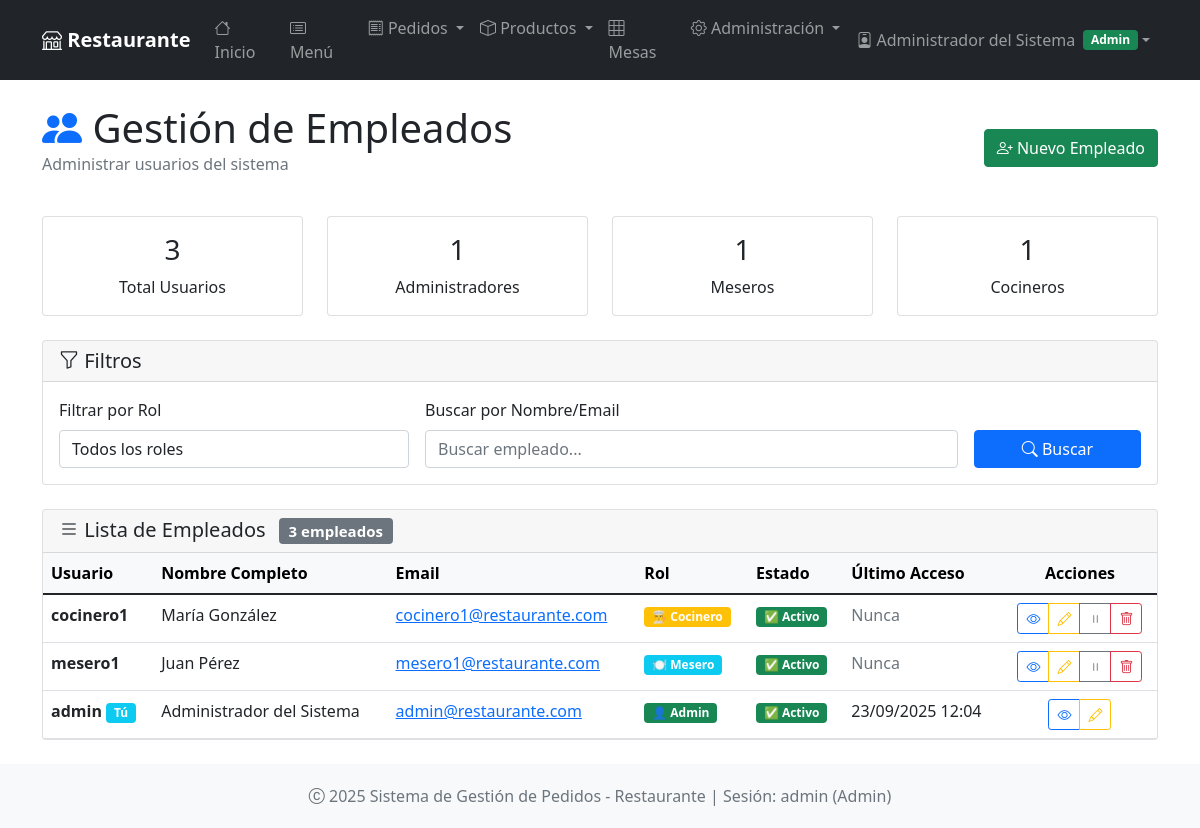
The page /empleados (signed in) on the database its author committed.
### app.py (models this page shows, shortened)
class Usuario(UserMixin, db.Model):
    __tablename__ = 'usuarios'
    id = db.Column(db.Integer, primary_key=True)
    username = db.Column(db.String(80), unique=True, nullable=False)
    email = db.Column(db.String(120), unique=True, nullable=False)
    password_hash = db.Column(db.String(120), nullable=False)
    nombre_completo = db.Column(db.String(100), nullable=False)
    rol = db.Column(db.String(20), nullable=False, default='mesero')  # admin, mesero, cocinero
    activo = db.Column(db.Boolean, default=True)
    fecha_creacion = db.Column(db.DateTime, default=lambda: datetime.now(timezone.utc))
    ultimo_acceso = db.Column(db.DateTime)

### app.py (the view)
@app.route('/empleados')
@login_required
@requiere_permiso('admin')
def empleados():
    rol_filtro = request.args.get('rol')
    buscar = request.args.get('buscar')
    query = Usuario.query
    if rol_filtro:
        query = query.filter_by(rol=rol_filtro)
    if buscar:
        query = query.filter(
            (Usuario.nombre_completo.contains(buscar)) |
            (Usuario.email.contains(buscar)) |
            (Usuario.username.contains(buscar))
        )
    usuarios = query.order_by(Usuario.fecha_creacion.desc()).all()
    total_usuarios = Usuario.query.count()
    administradores = Usuario.query.filter_by(rol='admin').count()
    meseros = Usuario.query.filter_by(rol='mesero').count()
    cocineros = Usuario.query.filter_by(rol='cocinero').count()
    stats = {
        'total_usuarios': total_usuarios,
        'administradores': administradores,
        'meseros': meseros,
        'cocineros': cocineros
    }
    return render_template('empleados/index.html', usuarios=usuarios, stats=stats)

### app.py (called while the page is built)
@login_manager.user_loader
def load_user(user_id):
    return db.session.get(Usuario, int(user_id))

def requiere_permiso(rol_requerido):
    def decorador(f):
        @wraps(f)
        def decorated_function(*args, **kwargs):
            if not current_user.is_authenticated:
                return redirect(url_for('login'))
            if current_user.rol != rol_requerido and current_user.rol != 'admin':
                flash('No tienes permisos para acceder a esta sección', 'error')
                return redirect(url_for('index'))
            return f(*args, **kwargs)
        return decorated_function
    return decorador

### app/templates/empleados/index.html (shortened to what this page needs)
{% extends "base.html" %}
{% block content %}
<div class="row align-items-center mb-4">
    <div class="col">
        <h1 class="display-6 mb-0">
            <i class="bi bi-people-fill text-primary"></i> Gestión de Empleados
        </h1>
        <p class="text-muted">Administrar usuarios del sistema</p>
    </div>
    <div class="col-auto">
        <a href="{{ url_for('register') }}" class="btn btn-success">
            <i class="bi bi-person-plus"></i> Nuevo Empleado
        </a>
    </div>
</div>
<div class="row mb-4">
    <div class="col-md-3">
        <div class="card text-bg-primary">
            <div class="card-body text-center">
                <h3 class="card-title">{{ stats.total_usuarios }}</h3>
                <p class="card-text">Total Usuarios</p>
            </div>
        </div>
    </div>
    <div class="col-md-3">
        <div class="card text-bg-success">
            <div class="card-body text-center">
                <h3 class="card-title">{{ stats.administradores }}</h3>
                <p class="card-text">Administradores</p>
            </div>
        </div>
    </div>
    <div class="col-md-3">
        <div class="card text-bg-info">
            <div class="card-body text-center">
                <h3 class="card-title">{{ stats.meseros }}</h3>
                <p class="card-text">Meseros</p>
            </div>
        </div>
    </div>
    <div class="col-md-3">
        <div class="card text-bg-warning">
            <div class="card-body text-center">
                <h3 class="card-title">{{ stats.cocineros }}</h3>
                <p class="card-text">Cocineros</p>
            </div>
        </div>
    </div>
</div>
<div class="card mb-4">
    <div class="card-header">
        <h5 class="mb-0">
            <i class="bi bi-funnel"></i> Filtros
        </h5>
    </div>
    <div class="card-body">
        <form method="GET" class="row g-3">
            <div class="col-md-4">
                <label for="rol_filtro" class="form-label">Filtrar por Rol</label>
                <select name="rol" class="form-control" id="rol_filtro">
                    <option value="">Todos los roles</option>
                </select>
            </div>
            <div class="col-md-6">
                <label for="buscar" class="form-label">Buscar por Nombre/Email</label>
                <input type="text" class="form-control" id="buscar" name="buscar"
                       value="{{ request.args.get('buscar', '') }}" placeholder="Buscar empleado...">
            </div>
            <div class="col-md-2 d-flex align-items-end">
                <button type="submit" class="btn btn-primary w-100">
                    <i class="bi bi-search"></i> Buscar
                </button>
            </div>
        </form>
    </div>
</div>
<div class="card">
    <div class="card-header">
        <h5 class="mb-0">
            <i class="bi bi-list"></i> Lista de Empleados
            <span class="badge bg-secondary ms-2">{{ usuarios|length }} empleados</span>
        </h5>
    </div>
    <div class="card-body p-0">
        {% if usuarios %}
        <div class="table-responsive">
            <table class="table table-hover mb-0">
                <thead class="table-light">
                    <tr>
                        <th>Usuario</th>
                        <th>Nombre Completo</th>
                        <th>Email</th>
                        <th>Rol</th>
                        <th>Estado</th>
                        <th>Último Acceso</th>
                        <th class="text-center">Acciones</th>
                    </tr>
                </thead>
                <tbody>
                    {% for usuario in usuarios %}
                    <tr>
                        <td>
                            <strong>{{ usuario.username }}</strong>
                            {% if usuario.id == current_user.id %}
                                <span class="badge bg-info">Tú</span>
                            {% endif %}
                        </td>
                        <td>{{ usuario.nombre_completo }}</td>
                        <td>
                            <a href="mailto:{{ usuario.email }}">{{ usuario.email }}</a>
                        </td>
                        <td>
                            {% if usuario.rol == 'admin' %}
                                <span class="badge bg-success">👤 Admin</span>
                            {% elif usuario.rol == 'mesero' %}
                                <span class="badge bg-info">🍽️ Mesero</span>
                            {% elif usuario.rol == 'cocinero' %}
                                <span class="badge bg-warning">👨‍🍳 Cocinero</span>
                            {% endif %}
                        </td>
                        <td>
                            {% if usuario.activo %}
                                <span class="badge bg-success">✅ Activo</span>
                            {% else %}
                                <span class="badge bg-danger">❌ Inactivo</span>
                            {% endif %}
                        </td>
                        <td>
                            {% if usuario.ultimo_acceso %}
                                {{ usuario.ultimo_acceso.strftime('%d/%m/%Y %H:%M') }}
                            {% else %}
                                <span class="text-muted">Nunca</span>
                            {% endif %}
                        </td>
                        <td class="text-center">
                            <div class="btn-group btn-group-sm" role="group">
                                <button type="button" class="btn btn-outline-primary"
                                        onclick="verEmpleado({{ usuario.id }})"
                                        data-bs-toggle="tooltip" title="Ver detalles">
                                    <i class="bi bi-eye"></i>
                                </button>
                                <button type="button" class="btn btn-outline-warning"
                                        onclick="editarEmpleado({{ usuario.id }})"
                                        data-bs-toggle="tooltip" title="Editar">
                                    <i class="bi bi-pencil"></i>
                                </button>
                                {% if usuario.id != current_user.id %}
                                <button type="button" class="btn btn-outline-secondary"
                                        onclick="toggleEstado({{ usuario.id }}, '{{ usuario.activo }}')"
                                        data-bs-toggle="tooltip" title="Cambiar estado">
                                    {% if usuario.activo %}
                                        <i class="bi bi-pause"></i>
                                    {% else %}
                                        <i class="bi bi-play"></i>
                                    {% endif %}
                                </button>
                                <button type="button" class="btn btn-outline-danger"
                                        onclick="confirmarEliminar({{ usuario.id }}, '{{ usuario.username }}')"
                                        data-bs-toggle="tooltip" title="Eliminar">
                                    <i class="bi bi-trash"></i>
                                </button>
                                {% endif %}
                            </div>
                        </td>
                    </tr>
                    {% endfor %}
                </tbody>
            </table>
        </div>
        {% endif %}
    </div>
</div>
{% endblock %}

### app/templates/base.html (shortened to what this page needs)
<!DOCTYPE html>
<html lang="es">
<head>
    <link href="https://cdn.jsdelivr.net/npm/bootstrap@5.1.3/dist/css/bootstrap.min.css" rel="stylesheet">
    <link href="https://cdn.jsdelivr.net/npm/bootstrap-icons@1.8.1/font/bootstrap-icons.css" rel="stylesheet">
</head>
<body class="d-flex flex-column min-vh-100">
    <nav class="navbar navbar-expand-lg navbar-dark bg-dark">
        <div class="container">
            <a class="navbar-brand" href="{{ url_for('index') }}">
                <i class="bi bi-shop"></i> Restaurante
            </a>
            <div class="collapse navbar-collapse" id="navbarNav">
                {% if current_user.is_authenticated %}
                <ul class="navbar-nav me-auto">
                    <li class="nav-item">
                        <a class="nav-link" href="{{ url_for('index') }}">
                            <i class="bi bi-house"></i> Inicio
                        </a>
                    </li>
                    <li class="nav-item">
                        <a class="nav-link" href="{{ url_for('menu') }}">
                            <i class="bi bi-card-list"></i> Menú
                        </a>
                    </li>
                    <li class="nav-item dropdown">
                        <a class="nav-link dropdown-toggle" href="#" role="button" data-bs-toggle="dropdown">
                            <i class="bi bi-receipt"></i> Pedidos
                        </a>
                    </li>
                    <li class="nav-item dropdown">
                        <a class="nav-link dropdown-toggle" href="#" role="button" data-bs-toggle="dropdown">
                            <i class="bi bi-box"></i> Productos
                        </a>
                    </li>
                    <li class="nav-item">
                        <a class="nav-link" href="{{ url_for('mesas') }}">
                            <i class="bi bi-grid-3x3"></i> Mesas
                        </a>
                    </li>
                    {% if current_user.rol == 'admin' %}
                    <li class="nav-item dropdown">
                        <a class="nav-link dropdown-toggle" href="#" role="button" data-bs-toggle="dropdown">
                            <i class="bi bi-gear"></i> Administración
                        </a>
                    </li>
                    {% endif %}
                </ul>
                <ul class="navbar-nav">
                    <li class="nav-item dropdown">
                        <a class="nav-link dropdown-toggle d-flex align-items-center" href="#" role="button" data-bs-toggle="dropdown">
                            {% if current_user.rol == 'admin' %}
                                <i class="bi bi-person-badge me-1"></i>
                            {% elif current_user.rol == 'mesero' %}
                                <i class="bi bi-person-circle me-1"></i>
                            {% elif current_user.rol == 'cocinero' %}
                                <i class="bi bi-chef-hat me-1"></i>
                            {% endif %}
                            {{ current_user.nombre_completo }}
                            <span class="badge bg-{{ 'success' if current_user.rol == 'admin' else 'info' if current_user.rol == 'mesero' else 'warning' }} ms-2">
                                {{ current_user.rol.title() }}
                            </span>
                        </a>
                    </li>
                </ul>
                {% endif %}
            </div>
        </div>
    </nav>
    <main class="container my-4 flex-grow-1">
        {% block content %}{% endblock %}
    </main>
    <footer class="footer bg-light">
        <div class="container text-center">
            <span class="text-muted">
                <i class="bi bi-c-circle"></i> 2025 Sistema de Gestión de Pedidos - Restaurante
                {% if current_user.is_authenticated %}
                    | Sesión: {{ current_user.username }} ({{ current_user.rol.title() }})
                {% endif %}
            </span>
        </div>
    </footer>
</body>
</html>

### app/templates/base.html (style rules this page uses)
.navbar-brand { font-weight: bold; }
.footer { margin-top: auto; padding: 20px 0; background-color: #f8f9fa; }
.min-vh-100 { min-height: 100vh; }

### rows shown on the page
Usuario: nombre_completo "Administrador del Sistema", rol "Admin", username "admin", shows "Tú", email "admin@restaurante.com", shows "👤 Admin", activo "✅ Activo", ultimo_acceso "23/09/2025 12:04"
Usuario: username "cocinero1", nombre_completo "María González", email "cocinero1@restaurante.com", rol "👨‍🍳 Cocinero", activo "✅ Activo", shows "Nunca"
Usuario: username "mesero1", nombre_completo "Juan Pérez", email "mesero1@restaurante.com", rol "🍽️ Mesero", activo "✅ Activo", shows "Nunca"

### other values the page prints
{{ stats.total_usuarios }} "3"
{{ stats.administradores }} "1"
{{ stats.meseros }} "1"
{{ stats.cocineros }} "1"
{{ usuarios|length }} "3"
